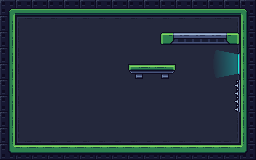

A 2D game scene composited from a Tiled map and its tileset images. What follows is a short description and the map's XML, with every tile layer's data as written:
An orthogonal 16x10 tile map with 16x16 px tiles, 5 tile layers (Background, Ground, Platforms, Spikes, ...) and 36 objects (4x Arrow, Spawn, Exit).

<map version="1.10" tiledversion="1.12.2" orientation="orthogonal" renderorder="right-down" width="16" height="10" tilewidth="16" tileheight="16" infinite="0" nextlayerid="7" nextobjectid="8">
 <editorsettings>
  <export target="level08.json" format="json" />
 </editorsettings>
 <tileset firstgid="1" name="tileset" tilewidth="16" tileheight="16" tilecount="180" columns="18">
  <image source="tileset.png" width="288" height="160" />
  <tile id="15">
   <objectgroup draworder="index" id="2">
    <object id="1" x="8" y="12" width="8" height="4" />
   </objectgroup>
  </tile>
  <tile id="16">
   <objectgroup draworder="index" id="2">
    <object id="1" x="0" y="12" width="8" height="4" />
   </objectgroup>
  </tile>
  <tile id="32">
   <objectgroup draworder="index" id="2">
    <object id="1" x="0" y="6" width="16" height="10" />
   </objectgroup>
  </tile>
  <tile id="33">
   <objectgroup draworder="index" id="2">
    <object id="1" x="2" y="0" width="14" height="16" />
   </objectgroup>
  </tile>
  <tile id="34">
   <objectgroup draworder="index" id="2">
    <object id="1" x="0" y="0" width="13" height="16" />
   </objectgroup>
  </tile>
  <tile id="66">
   <objectgroup draworder="index" id="2">
    <object id="1" x="0" y="8" width="16" height="8" />
   </objectgroup>
  </tile>
  <tile id="67">
   <objectgroup draworder="index" id="2">
    <object id="1" x="0" y="10" width="16" height="6" />
   </objectgroup>
  </tile>
  <tile id="68">
   <objectgroup draworder="index" id="2">
    <object id="1" x="0" y="10" width="16" height="6" />
   </objectgroup>
  </tile>
  <tile id="69">
   <objectgroup draworder="index" id="2">
    <object id="1" x="0" y="8" width="16" height="8" />
   </objectgroup>
  </tile>
  <tile id="70">
   <objectgroup draworder="index" id="2">
    <object id="1" x="0" y="10" width="16" height="6" />
   </objectgroup>
  </tile>
  <tile id="71">
   <objectgroup draworder="index" id="2">
    <object id="1" x="0" y="10" width="16" height="6" />
   </objectgroup>
  </tile>
  <tile id="75">
   <objectgroup draworder="index" id="2">
    <object id="1" x="5" y="5" width="11" height="11" />
   </objectgroup>
  </tile>
  <tile id="76">
   <objectgroup draworder="index" id="2">
    <object id="1" x="0" y="5" width="16" height="6" />
   </objectgroup>
  </tile>
  <tile id="77">
   <objectgroup draworder="index" id="2">
    <object id="1" x="0" y="5" width="11" height="11" />
   </objectgroup>
  </tile>
  <tile id="93">
   <objectgroup draworder="index" id="2">
    <object id="1" x="5" y="0" width="6" height="16" />
   </objectgroup>
  </tile>
  <tile id="95">
   <objectgroup draworder="index" id="2">
    <object id="1" x="5" y="0" width="6" height="16" />
   </objectgroup>
  </tile>
  <tile id="102">
   <objectgroup draworder="index" id="2">
    <object id="1" x="2" y="0" width="13" height="4" />
   </objectgroup>
  </tile>
  <tile id="111">
   <objectgroup draworder="index" id="2">
    <object id="1" x="5" y="0" width="11" height="11" />
   </objectgroup>
  </tile>
  <tile id="112">
   <objectgroup draworder="index" id="2">
    <object id="1" x="0" y="5" width="16" height="6" />
   </objectgroup>
  </tile>
  <tile id="113">
   <objectgroup draworder="index" id="2">
    <object id="1" x="0" y="0" width="11" height="11" />
   </objectgroup>
  </tile>
  <tile id="126">
   <objectgroup draworder="index" id="2">
    <object id="1" x="0" y="0" width="16" height="13" />
   </objectgroup>
  </tile>
  <tile id="127">
   <objectgroup draworder="index" id="2">
    <object id="1" x="0" y="0" width="16" height="13" />
   </objectgroup>
  </tile>
  <tile id="128">
   <objectgroup draworder="index" id="2">
    <object id="1" x="0" y="0" width="10" height="11" />
   </objectgroup>
  </tile>
  <tile id="129">
   <objectgroup draworder="index" id="2">
    <object id="1" x="6" y="0" width="10" height="11" />
   </objectgroup>
  </tile>
  <tile id="130">
   <objectgroup draworder="index" id="2">
    <object id="1" x="0" y="0" width="16" height="13" />
   </objectgroup>
  </tile>
  <tile id="131">
   <objectgroup draworder="index" id="2">
    <object id="1" x="0" y="0" width="16" height="13" />
   </objectgroup>
  </tile>
  <tile id="138">
   <objectgroup draworder="index" id="2">
    <object id="1" x="2" y="12" width="13" height="4" />
   </objectgroup>
  </tile>
  <tile id="162">
   <objectgroup draworder="index" id="2">
    <object id="1" x="0" y="0" width="16" height="10" />
   </objectgroup>
  </tile>
  <tile id="163">
   <objectgroup draworder="index" id="2">
    <object id="1" x="0" y="0" width="16" height="10" />
   </objectgroup>
  </tile>
  <tile id="164">
   <objectgroup draworder="index" id="2">
    <object id="1" x="0" y="0" width="16" height="10" />
   </objectgroup>
  </tile>
 </tileset>
 <layer id="1" name="Background" width="16" height="10">
  <data encoding="csv">
0,0,0,0,0,0,0,0,0,0,0,0,0,0,0,0,
0,73,74,74,74,74,74,74,74,74,74,74,74,2147483722,2147483721,0,
0,91,92,92,92,92,92,92,92,92,92,92,92,2147483740,2147483739,0,
0,91,92,92,92,92,92,92,92,92,92,92,92,92,2147483739,0,
0,91,92,92,92,92,92,92,92,92,92,92,92,92,2147483739,0,
0,91,92,92,92,92,92,92,92,92,92,92,92,92,2147483739,0,
0,91,92,92,92,92,92,92,92,92,92,92,92,92,2147483739,0,
0,1073741915,1073741916,92,92,92,92,92,92,92,92,92,92,3221225564,3221225563,0,
0,1073741897,1073741898,1073741898,1073741898,1073741898,1073741898,1073741898,1073741898,1073741898,1073741898,1073741898,1073741898,3221225546,3221225545,0,
0,0,0,0,0,0,0,0,0,0,0,0,0,0,0,0
</data>
 </layer>
 <layer id="2" name="Ground" width="16" height="10">
  <data encoding="csv">
19,20,20,20,20,20,20,20,20,20,20,20,20,20,20,21,
37,0,0,0,0,0,0,0,0,0,0,0,0,0,0,39,
37,0,0,0,0,0,0,0,0,0,0,0,0,0,0,39,
37,0,0,0,0,0,0,0,0,0,0,0,0,0,0,39,
37,0,0,0,0,0,0,0,0,0,0,0,0,0,0,39,
37,0,0,0,0,0,0,0,0,0,0,0,0,0,0,39,
37,0,0,0,0,0,0,0,0,0,0,0,0,0,0,39,
37,0,0,0,0,0,0,0,0,0,0,0,0,0,0,39,
37,0,0,0,0,0,0,0,0,0,0,0,0,0,0,39,
55,56,56,56,56,56,56,56,56,56,56,56,56,56,56,57
</data>
 </layer>
 <layer id="6" name="Platforms" width="16" height="10">
  <data encoding="csv">
0,0,0,0,0,0,0,0,0,0,0,0,0,0,0,0,
0,0,0,0,0,0,0,0,0,0,0,0,0,0,0,0,
0,0,0,0,0,0,0,0,0,0,127,131,131,131,132,0,
0,0,0,0,0,0,0,0,0,0,0,0,0,0,0,0,
0,0,0,0,0,0,0,0,163,164,165,0,0,0,0,0,
0,0,0,0,0,0,0,0,0,0,0,0,0,0,0,0,
0,0,0,0,0,0,0,0,0,0,0,0,0,0,0,0,
0,0,0,0,0,0,0,0,0,0,0,0,0,0,0,0,
0,0,0,0,0,0,0,0,0,0,0,0,0,0,0,0,
0,0,0,0,0,0,0,0,0,0,0,0,0,0,0,0
</data>
 </layer>
 <layer id="5" name="Spikes" width="16" height="10">
  <data encoding="csv">
0,0,0,0,0,0,0,0,0,0,0,0,0,0,0,0,
0,0,0,0,0,0,0,0,0,0,0,0,0,0,0,0,
0,0,0,0,0,0,0,0,0,0,0,0,0,0,0,0,
0,0,0,0,0,0,0,0,0,0,0,0,0,0,0,0,
0,0,0,0,0,0,0,0,0,0,0,0,0,0,0,0,
0,0,0,0,0,0,0,0,0,0,0,0,0,0,1610612808,0,
0,0,0,0,0,0,0,0,0,0,0,0,0,0,1610612808,0,
0,0,0,0,0,0,0,0,0,0,0,0,0,0,0,0,
0,0,0,0,0,0,0,0,0,0,0,0,0,0,0,0,
0,0,0,0,0,0,0,0,0,0,0,0,0,0,0,0
</data>
 </layer>
 <layer id="4" name="Foreground" width="16" height="10">
  <data encoding="csv">
0,0,0,0,0,0,0,0,0,0,0,0,0,0,0,0,
0,0,0,0,0,0,0,0,0,0,0,0,0,0,0,0,
0,0,0,0,0,0,0,0,0,0,0,0,0,0,0,0,
0,0,0,0,0,0,0,0,0,0,0,0,0,2684354609,2684354591,0,
0,0,0,0,0,0,0,0,0,0,0,0,0,2684354610,2684354592,0,
0,0,0,0,0,0,0,0,0,0,0,0,0,0,0,0,
0,0,0,0,0,0,0,0,0,0,0,0,0,0,0,0,
0,0,0,0,0,0,0,0,0,0,0,0,0,0,0,0,
0,0,0,0,0,0,0,0,0,0,0,0,0,0,0,0,
0,0,0,0,0,0,0,0,0,0,0,0,0,0,0,0
</data>
 </layer>
 <objectgroup id="3" name="Objects">
  <object id="1" name="Spawn" x="48" y="136">
   <point />
  </object>
  <object id="3" name="Up" type="Arrow" x="80" y="136" rotation="-180">
   <point />
  </object>
  <object id="2" name="Exit" x="232" y="64" rotation="-90">
   <point />
  </object>
  <object id="4" name="Down" type="Arrow" x="224" y="26">
   <point />
  </object>
  <object id="5" name="Left" type="Arrow" x="182" y="56" rotation="90">
   <point />
  </object>
  <object id="6" name="Right" type="Arrow" x="24" y="56" rotation="-90">
   <point />
  </object>
 </objectgroup>
</map>
